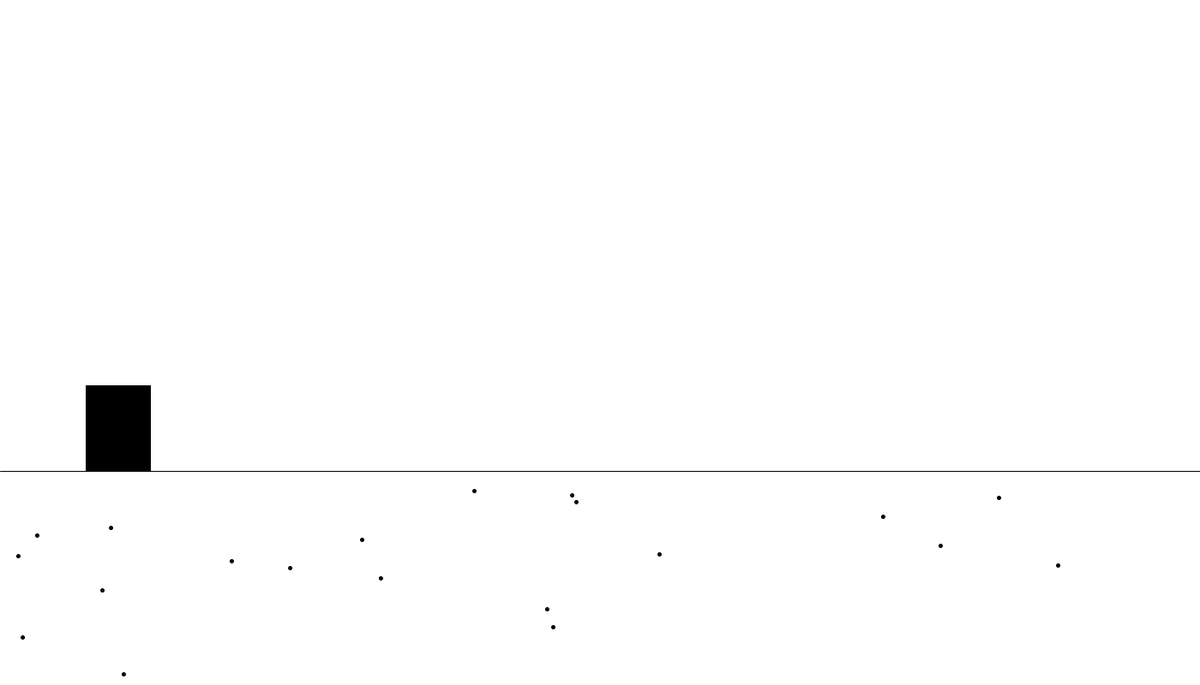
Frame 1 (no input)
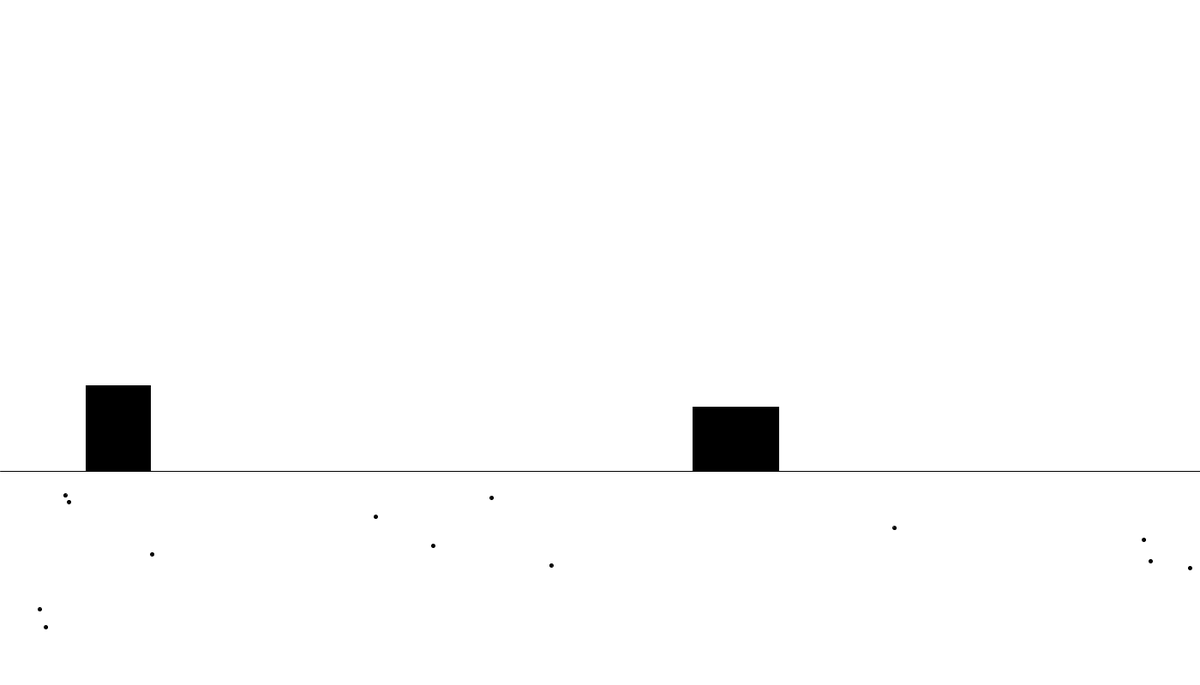
Frame 60 (the mouse pressed at the canvas centre just before this capture)
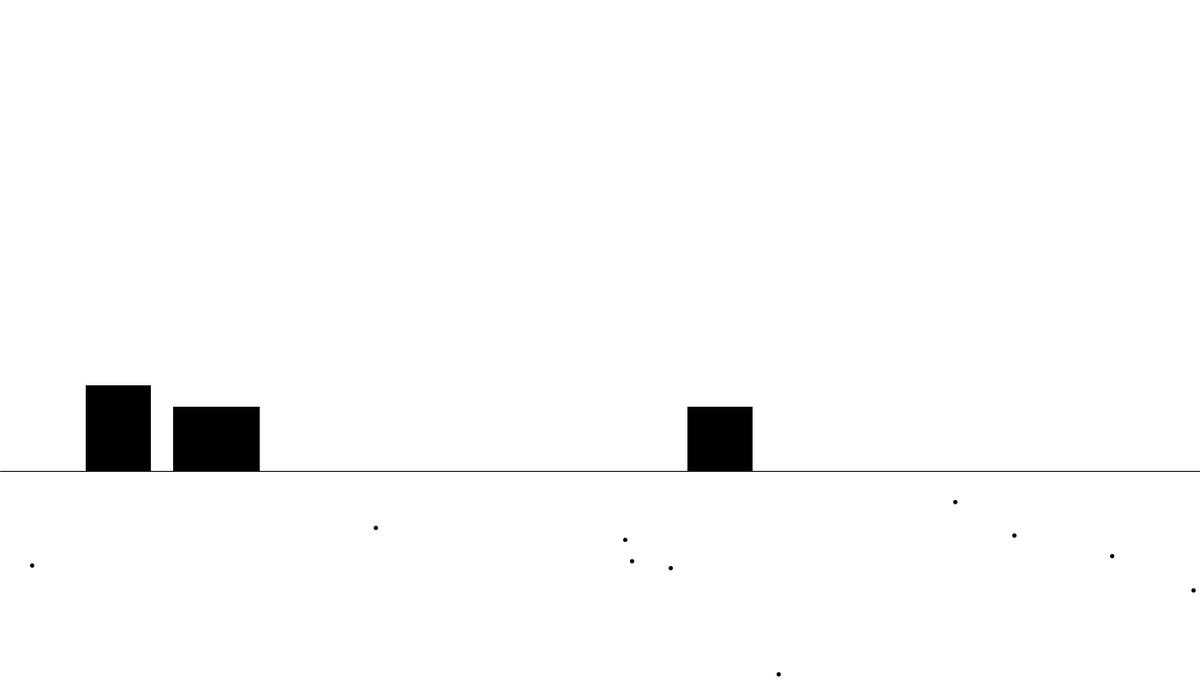
Frame 120 (the mouse held since frame 60 and released just before this capture)

The Processing sketch that drew these frames (run headless with seeded random() and noise(); from frame 60 on, the mouse is pressed at the canvas centre):

// Processing sketch: DinoGame
// ── DinoGame.pde
Dinosaur Dino = new Dinosaur();
Obstacle[] Obstacles = new Obstacle[5];
Pebble[] Pebbles = new Pebble[20];
float Count = 0;

void setup() {
  size(1400,800);
  background(255);
  for (int x = 0; x < 5; x++) {
    Obstacles[x] = new Obstacle(width + x*600);
  }
  for (int x = 0; x < 20; x++) {
    Pebbles[x] = new Pebble();
  }
}

void draw() {
  background(255);
  line(0,550,width,550);
  Dino.Move();
  Dino.Show();
  for (Obstacle OBS : Obstacles) {
    OBS.Speed *= 1.0001;
    OBS.Draw();
    OBS.Move();
    if (Count > 300) {
      OBS.Reset();
      Count = 0;
    }
    Count += 1;
  }
  for (Pebble Peb : Pebbles) {
    Peb.Speed *= 1.0001;
    Peb.Draw();
    Peb.Move();
  }
}

void keyPressed() {
  if (Dino.YPos == 450) {
    if (key == char('c')) {
      Dino.YVel = 12;
    } else if (key == char('v')) {
      Dino.YVel = 10;
    } else if (key == char('b')) {
      Dino.Duck = true;
    }
  }
}

void keyReleased(){
  if (key == char('b')) {
    Dino.Duck = false;
  }
}

// ── Dinosaur_Class.pde
class Dinosaur {
  float YPos = 450;
  float YVel = 0;
  float YAcc = 0;
  float Gravity = 0.5;
  boolean Duck = false;
  
  void Move() {
    YPos -= YVel;
    YVel -= Gravity;
    if (YPos > 450) {
      YPos = 450;
      YVel = 0;
    }
  }
  
  void Show() {
    fill(0);
    if (Duck == false) {
      rect(100,YPos,75,100);    
    } else {
      rect(100,YPos+50,100,50);
    }
  }
}

// ── Obstacle_Class.pde
class Obstacle {
  float Type = random(1);
  float XPos;
  float Speed = 10;
  
  Obstacle(int xpos) {
    XPos = xpos;
  }
  
  void Draw() {
    if (Type < 0.45) {
      rect(XPos,475,75,75); //Small cacti
    } else if (Type < 0.85) {
      rect(XPos,475,100,75); //Large cacti
    } else if (Type < 0.9) {
      rect(XPos,425,50,50); //Low bird
    } else if (Type < 0.95) {
      rect(XPos,400,50,50);//Medium bird
    } else if (Type < 1) {
      rect(XPos,375,50,50);//High bird
    }     
  }
  
  void Move() {
    XPos -= Speed;
  }
  
  void Reset() {
    if (XPos < -100) {
      XPos = 2600;
      Type = random(1);
    }
    
  }


}

// ── Pebble_Class.pde
class Pebble {
  float XPos = random(0,width);
  float YPos = random(570,height);
  float Speed = 10;
  
  void Draw() {
    fill(0);
    circle(XPos,YPos,4);
  }
  
  void Move() {
    XPos -= Speed;
    if (XPos < -10) {
      XPos = width+random(0,width);
    }
  }
}
